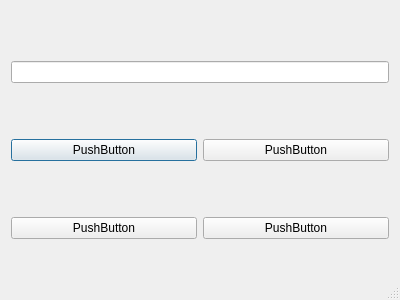
<?xml version="1.0" encoding="UTF-8"?>
<ui version="4.0">
 <class>Dialog</class>
 <widget class="QDialog" name="Dialog">
  <property name="geometry">
   <rect>
    <x>0</x>
    <y>0</y>
    <width>400</width>
    <height>300</height>
   </rect>
  </property>
  <property name="windowTitle">
   <string>Dialog</string>
  </property>
  <property name="sizeGripEnabled">
   <bool>true</bool>
  </property>
  <layout class="QGridLayout" name="gridLayout">
   <item row="0" column="0" colspan="2">
    <widget class="QLineEdit" name="lineEdit"/>
   </item>
   <item row="1" column="0">
    <widget class="QPushButton" name="pushButton">
     <property name="text">
      <string>PushButton</string>
     </property>
    </widget>
   </item>
   <item row="1" column="1">
    <widget class="QPushButton" name="pushButton_2">
     <property name="text">
      <string>PushButton</string>
     </property>
    </widget>
   </item>
   <item row="2" column="1">
    <widget class="QPushButton" name="pushButton_4">
     <property name="text">
      <string>PushButton</string>
     </property>
    </widget>
   </item>
   <item row="2" column="0">
    <widget class="QPushButton" name="pushButton_3">
     <property name="text">
      <string>PushButton</string>
     </property>
    </widget>
   </item>
  </layout>
 </widget>
 <resources/>
 <connections/>
</ui>
